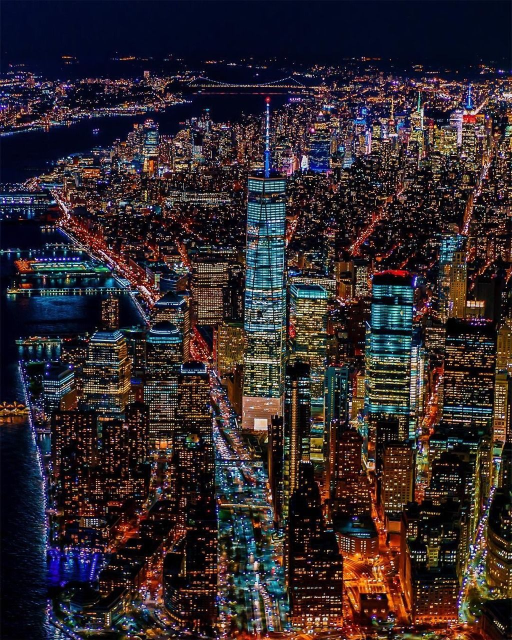
#> input picture imgs/img.jpg, 1024 x 1280 px (shown at 1/2 size); its folder holds 4 pictures in this run
$ python modify-img.py
#> lines starting #> are read from the running program, lines starting #| are printed output that depends on the picture
import os
import cv2
import numpy as np

from PIL import Image

def check_flag(msg):
#> called with msg = 'change the gamma level of your image'
	flag = input(f"Do you want to {msg} (y/n): ")
#> the answer given: y
	while flag != 'y' and flag != 'n':
		flag = input("Has to be 'y' ou 'n': ")
	return flag

def get_imgpaths(original_imgs=True):
	""" Get the image paths on the "imgs/" dir. This way, the program
	can work with multiple images
	"""
	imgsdir = os.path.join(os.getcwd(), "imgs")
	if original_imgs:
		return [os.path.join(imgsdir, imgname)
				for imgname in os.listdir(imgsdir)
				if not imgname.__contains__("-gamma")
				and not imgname.__contains__("-resized")]
	else:
		return [os.path.join(imgsdir, imgname)
				for imgname in os.listdir(imgsdir)
				if imgname.__contains__("-gamma")
				and not imgname.__contains__("-resized")]

def adjust_gamma():
	flag_gamma = check_flag("change the gamma level of your image")
	if flag_gamma == 'y':
		gamma = int(input("Type the desired gamma level: "))
#> the answer given: 3
		imgpaths = get_imgpaths()
		for imgpath in imgpaths:
			img = cv2.imread(imgpath)
#> img is the input picture: shape (1280, 1024, 3); mean B, G, R 45.4, 40.5, 50.4
			inv_gamma = 1 / gamma
			table = np.array([((i / 255) ** inv_gamma) * 255
							 for i in np.arange(0, 256)]).astype('uint8')
			new_img = cv2.LUT(img, table)
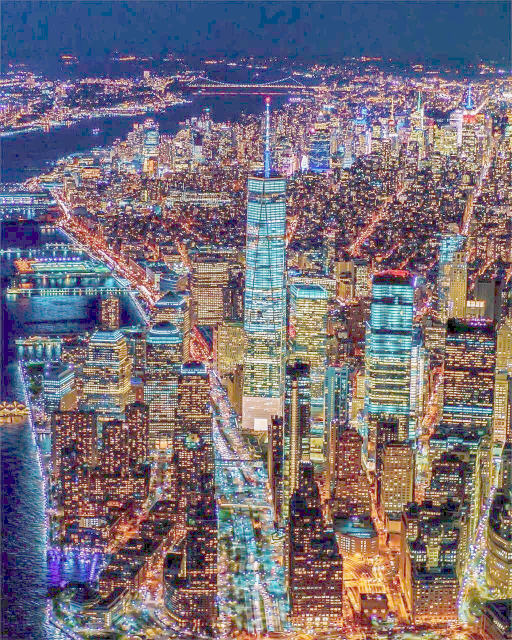
#> new_img: shape (1280, 1024, 3) (shown at 1/2 size); mean B, G, R 121.2, 111, 120.3
			new_imgpath = imgpath.replace('.', f"-gamma({gamma}).")
			cv2.imwrite(filename=new_imgpath, img=new_img)
	return flag_gamma

def convert_imgsize(flag_gamma):
#> called with flag_gamma = 'y'
	flag_size = check_flag("change the image size")
#> the answer given: y
	if flag_size == 'y':
		width = int(input("Type the desired image width: "))
#> the answer given: 100
		height = int(input("Type the desired image height: "))
#> the answer given: 100
		imgpaths = get_imgpaths(False) if flag_gamma == 'y' else get_imgpaths(True)
		for imgpath in imgpaths:
			img = Image.open(imgpath) # useful methods: img.size, img.format, img.mode
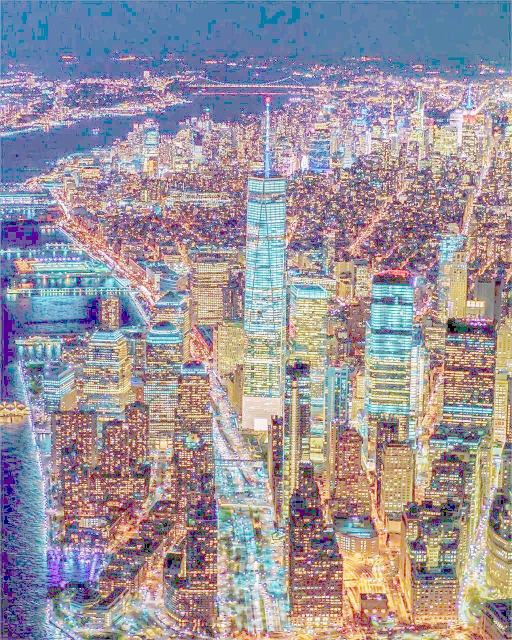
#> input picture imgs/img-gamma(5).jpg, 1024 x 1280 px (shown at 1/2 size)
#> img is the input picture: PIL image 1024x1280 RGB; mean R, G, B 154.6, 146.8, 155.7
			new_img = img.resize((width, height), Image.HAMMING)
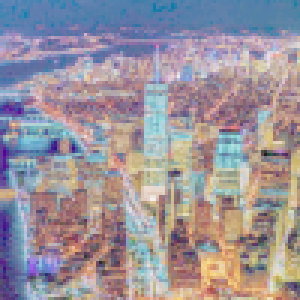
#> new_img: PIL image 100x100 RGB (shown 3 times larger); mean R, G, B 154.5, 146.8, 155.7
			new_imgpath = imgpath.replace('.', f"-resized({width}x{height}).")
			new_img.save(new_imgpath)
			if flag_gamma == 'y':
				os.unlink(imgpath)
	return flag_size

def main():
	flag_gamma = adjust_gamma()
	flag_size = convert_imgsize(flag_gamma)

if __name__ == "__main__":
	main()
